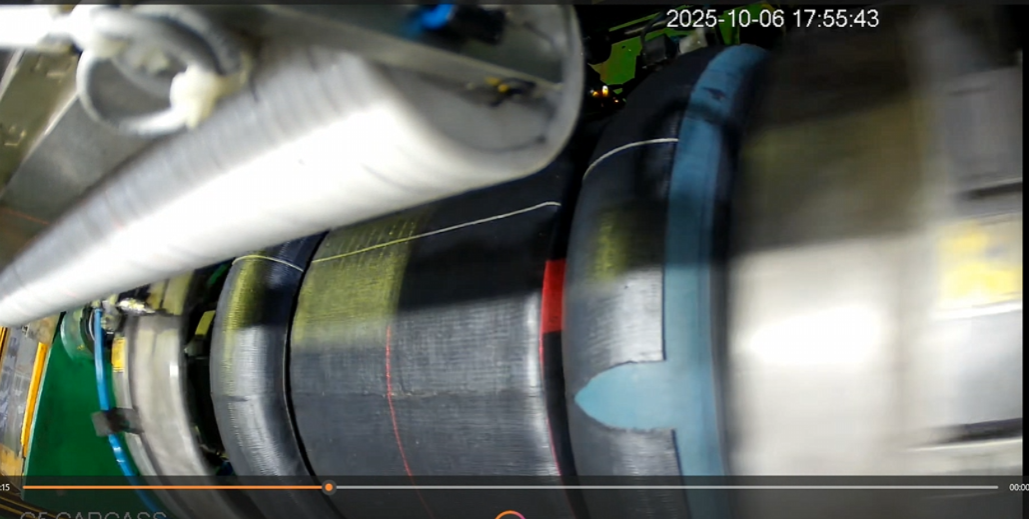
#> input picture data/raw/Screenshot 2026-01-27 014426.png, 1029 x 519 px
$ python roi_crack_detection.py
#> lines starting #> are read from the running program, lines starting #| are printed output that depends on the picture; after the words box and inside, x2 and y2 are one past the last pixel; in counts of white or black regions, pixels touching at a corner belong together
import cv2
import numpy as np

# -----------------------
# Load image
# -----------------------
IMAGE_PATH = "data/raw/Screenshot 2026-01-27 014426.png"
image = cv2.imread(IMAGE_PATH)
#> image is the input picture: shape (519, 1029, 3); mean B, G, R 109.2, 114.2, 109.5

if image is None:
    print("ERROR: Image not loaded")
    exit()

# -----------------------
# FIXED REGION OF INTEREST (HARD CODED)
# Adjust these ONCE after visual inspection
# -----------------------
roi_x = 300   # left
roi_y = 200   # top
roi_w = 450   # width
roi_h = 250   # height

roi = image[roi_y:roi_y + roi_h, roi_x:roi_x + roi_w]
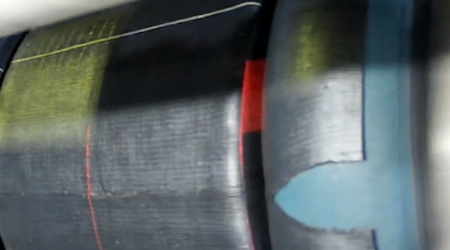
#> roi: shape (250, 450, 3); mean B, G, R 100.5, 100.1, 91.9

# Show fixed ROI
cv2.imshow("1 - Fixed ROI (Inspection Area)", roi)
cv2.waitKey(0)
cv2.destroyAllWindows()

# -----------------------
# Preprocessing INSIDE ROI
# -----------------------
gray = cv2.cvtColor(roi, cv2.COLOR_BGR2GRAY)
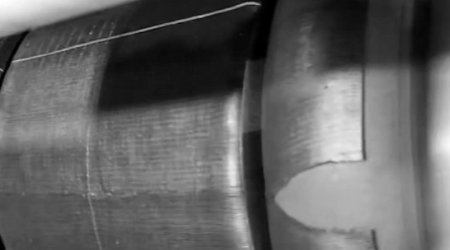
#> gray: shape (250, 450); min 0, max 255, mean 97.7

clahe = cv2.createCLAHE(2.0, (8, 8))
enhanced = clahe.apply(gray)
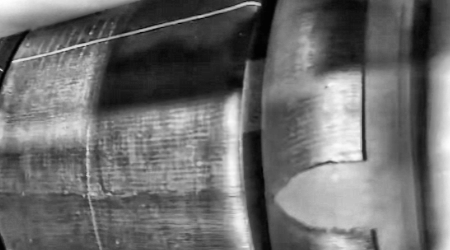
#> enhanced: shape (250, 450); min 1, max 255, mean 109.2

blurred = cv2.GaussianBlur(enhanced, (5, 5), 0)

edges = cv2.Canny(blurred, 40, 120)
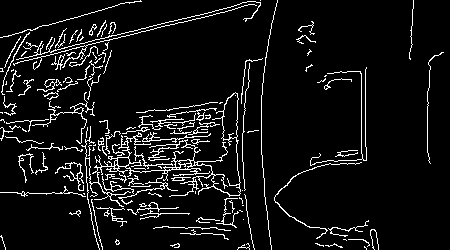
#> edges: shape (250, 450); 7.4% white in thin lines or dots

cv2.imshow("2 - ROI Edge Detection", edges)
cv2.waitKey(0)
cv2.destroyAllWindows()

# -----------------------
# Clean edges
# -----------------------
kernel = np.ones((3, 3), np.uint8)
cleaned = cv2.morphologyEx(edges, cv2.MORPH_CLOSE, kernel)
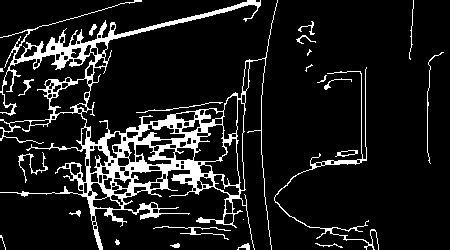
#> cleaned: shape (250, 450); 11.1% white; 24 white regions (5 under 20 px)

# -----------------------
# Find contours (possible defects)
# -----------------------
contours, _ = cv2.findContours(
    cleaned, cv2.RETR_EXTERNAL, cv2.CHAIN_APPROX_SIMPLE
)
#> contours = 24 contours, 12 with area under 20; largest, box (x1, y1, x2, y2) and area: (0, 0, 278, 250) 17172, (274, 67, 379, 250) 293, (335, 150, 358, 157) 78, (18, 152, 48, 183) 56, (18, 79, 34, 96) 34

# -----------------------
# Draw defect boxes on ORIGINAL image
# -----------------------
output = image.copy()

for cnt in contours:
    area = cv2.contourArea(cnt)
    if area < 40:
        continue  # ignore noise

    x, y, w, h = cv2.boundingRect(cnt)

    aspect_ratio = h / float(w + 1e-5)

    # cracks are long & thin
    if aspect_ratio > 1.5 or aspect_ratio < 0.4:
        cv2.rectangle(
            output,
            (roi_x + x, roi_y + y),
            (roi_x + x + w, roi_y + y + h),
            (0, 0, 255),   # RED box
            2
        )
#> this loop made 24 passes
#> area on passes 2, 3, 6, 12, 13, 20, 21, 22: 30, 20, 32, 34, 20, 20, 31, 21.5
#> (area, x, y, w, h, aspect_ratio) on passes 9, 10, 16, 24: (56, 18, 152, 30, 31, 1.03), (78, 335, 150, 23, 7, 0.304), (293, 274, 67, 105, 183, 1.74), (17172, 0, 0, 278, 250, 0.899)
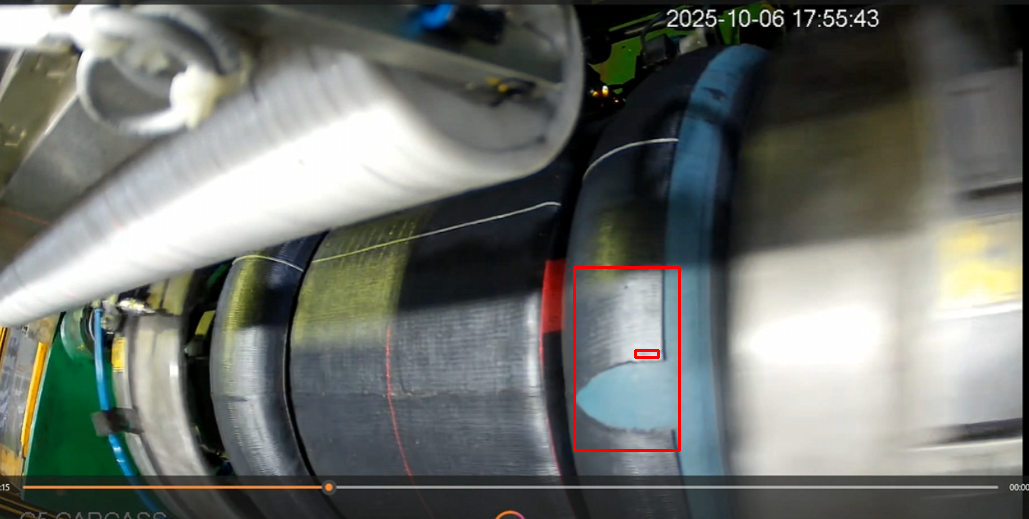
#> output: shape (519, 1029, 3); 0.36% of pixels changed, all inside (x1, y1, x2, y2) = (573, 266, 681, 452)

# Draw ROI boundary (for explanation)
cv2.rectangle(
    output,
    (roi_x, roi_y),
    (roi_x + roi_w, roi_y + roi_h),
    (255, 0, 0),  # BLUE ROI
    2
)
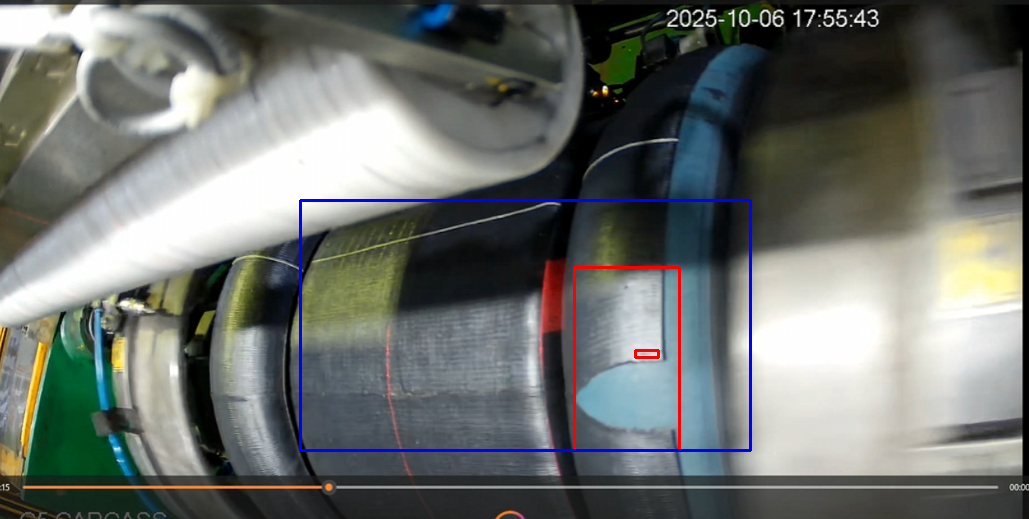
#> output: shape (519, 1029, 3); 0.79% of pixels changed, all inside (x1, y1, x2, y2) = (299, 199, 752, 452)

cv2.imshow("3 - Final Defect Detection (Fixed ROI)", output)
cv2.waitKey(0)
cv2.destroyAllWindows()

print("Detection completed using fixed ROI.")

$ run again, with data/raw/Screenshot 2026-01-27 014409.png copied over data/raw/Screenshot 2026-01-27 014426.png
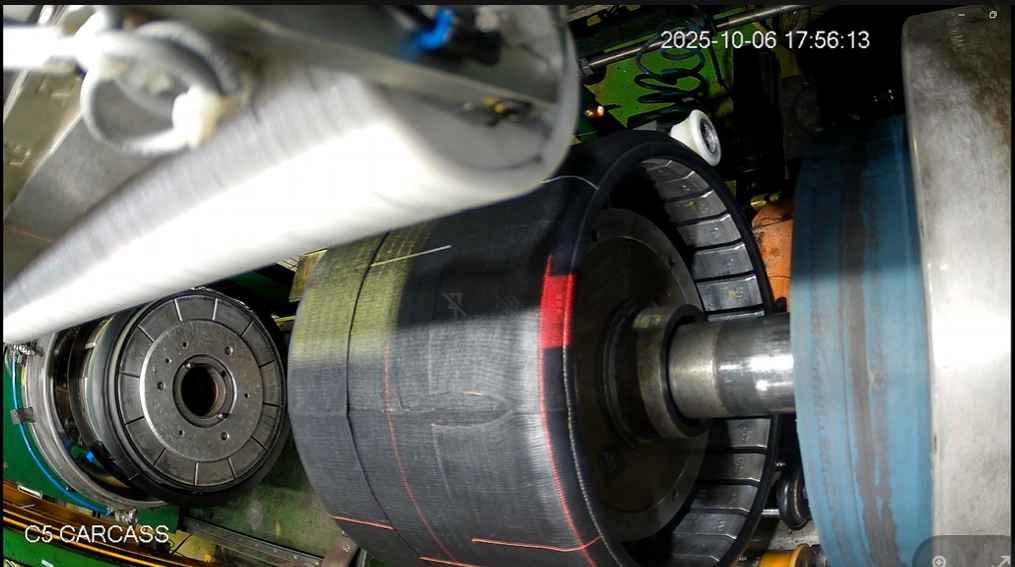
#> input picture data/raw/Screenshot 2026-01-27 014409.png, 1015 x 567 px
#> image is the input picture: shape (567, 1015, 3); mean B, G, R 96.3, 101.1, 98.4
#> `edges = cv2.Canny(blurred, 40, 120)`:
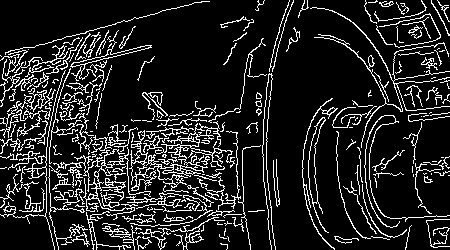
#> edges: shape (250, 450); 13.6% white in thin lines or dots
#> cleaned: shape (250, 450); 22.7% white; 23 white regions (7 under 20 px)
#> contours = 20 contours, 10 with area under 20; largest, box (x1, y1, x2, y2) and area: (0, 0, 294, 250) 36498, (298, 0, 450, 250) 6726, (302, 98, 338, 250) 742, (273, 159, 280, 207) 136, (334, 236, 359, 244) 58
#> the loop `for cnt in contours:` made 20 passes
#> (area, x, y, w, h, aspect_ratio) on passes 2, 6, 10, 14, 15, 18, 20: (58, 334, 236, 25, 8, 0.32), (136.5, 273, 159, 7, 48, 6.86), (741.5, 302, 98, 36, 152, 4.22), (40.5, 286, 27, 14, 25, 1.79), (52, 220, 16, 34, 15, 0.441), (6726, 298, 0, 152, 250, 1.64), (36498.5, 0, 0, 294, 250, 0.85)
#> `cv2.rectangle( output, (roi_x, roi_y), (roi_x + roi_w, roi_y + roi_h),..`:
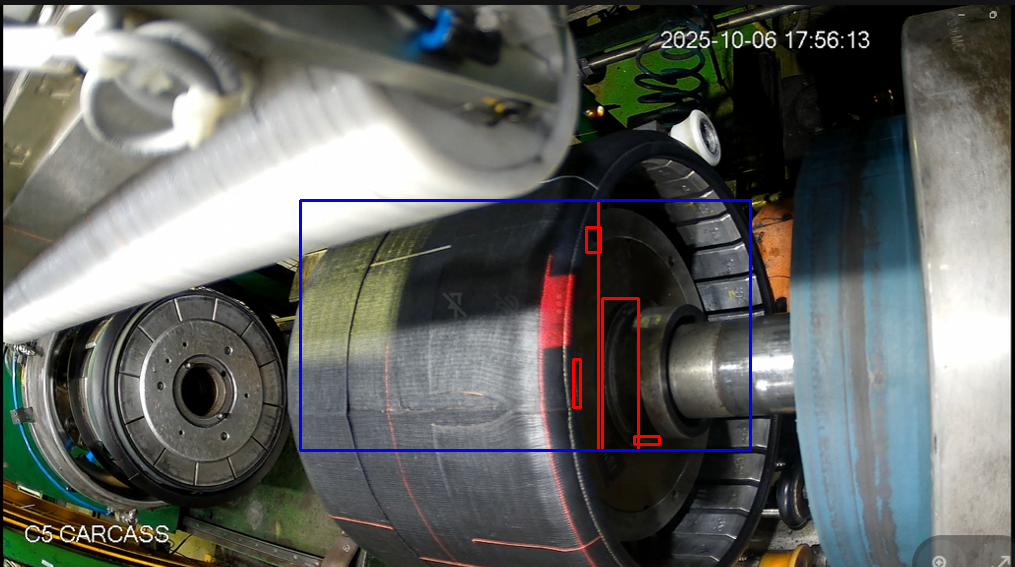
#> output: shape (567, 1015, 3); mean B, G, R 97.4, 100.3, 98.7
